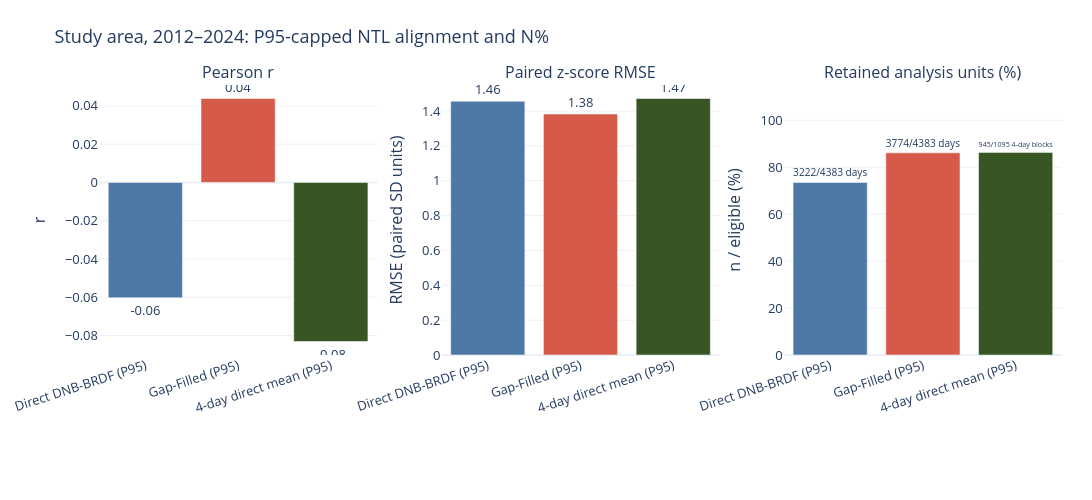

The notebook cell saved with this chart:
### Markdown cell above
### Figure 1A — $r$, RMSE and N%, 2012–2024; NTL capped at P95

The first two denominators are load-available days; the third is complete four-day blocks with all four NGCP days. The metrics use their native clocks, so compare the broad pattern and availability rather than treating a daily $n$ as equivalent to a block $n$. For a common-clock diagnostic, the CSV below also aggregates raw and Gap-Filled daily regional values to the same four-day blocks.

### Code cell
common=pd.DataFrame([
 {'signal':'Direct on common 4-day blocks',**paired_metrics(agg.direct_mean,agg.load_mean,ELIGIBLE_BLOCKS)},
 {'signal':'Gap-Filled on common 4-day blocks',**paired_metrics(agg.gap_mean,agg.load_mean,ELIGIBLE_BLOCKS)},
 {'signal':'Four-day direct regional composite',**paired_metrics(agg.four_day_direct,agg.load_mean,ELIGIBLE_BLOCKS)}])
common.to_csv(OUT/'supplement_fullperiod_common_four_day_clock.csv',index=False)
if GAP_AVAILABLE:
    colors=['#4E79A7','#D65A4A','#375623']
    fig=make_subplots(rows=1,cols=3,subplot_titles=['Pearson r','Paired z-score RMSE','Retained analysis units (%)'])
    for col,field in enumerate(['r','rmse_z','n_pct'],1):
        vals=OPENING[field].to_numpy(float)
        labels=[f'{int(x.n_pairs)}/{int(x.n_possible)} {x.unit}' for x in OPENING.itertuples()]
        fig.add_trace(go.Bar(x=OPENING.signal,y=vals,marker_color=colors,showlegend=False,
                             text=labels if field=='n_pct' else [f'{v:.2f}' if np.isfinite(v) else 'undefined' for v in vals],
                             textposition='outside'),row=1,col=col)
    fig.update_yaxes(title_text='r',row=1,col=1)
    fig.update_yaxes(title_text='RMSE (paired SD units)',row=1,col=2)
    fig.update_yaxes(title_text='n / eligible (%)',range=[0,115],row=1,col=3)
    fig.update_xaxes(tickangle=-18)
    fig.update_layout(template='plotly_white',width=1370,height=500,
                      title='Study area, 2012–2024: P95-capped NTL alignment and N%',
                      margin=dict(l=65,r=30,t=85,b=145),font=dict(color='#233B60'))
    save_fig(fig,'fig_01a_fullperiod_three_signal_metrics')

### Figure 1 — Plotly figure (JSON) as saved in the notebook; plotly's stock layout.template omitted (floating-point values rounded to 4 significant figures)
{"data": [{"marker": {"color": ["#4E79A7", "#D65A4A", "#375623"]}, "showlegend": false, "text": ["-0.06", "0.04", "-0.08"], "textposition": "outside", "type": "bar", "x": ["Direct DNB-BRDF (P95)", "Gap-Filled (P95)", "4-day direct mean (P95)"], "xaxis": "x", "y": [-0.06031, 0.04387, -0.08315], "yaxis": "y"}, {"marker": {"color": ["#4E79A7", "#D65A4A", "#375623"]}, "showlegend": false, "text": ["1.46", "1.38", "1.47"], "textposition": "outside", "type": "bar", "x": ["Direct DNB-BRDF (P95)", "Gap-Filled (P95)", "4-day direct mean (P95)"], "xaxis": "x2", "y": [1.456, 1.383, 1.472], "yaxis": "y2"}, {"marker": {"color": ["#4E79A7", "#D65A4A", "#375623"]}, "showlegend": false, "text": ["3222/4383 days", "3774/4383 days", "945/1095 4-day blocks"], "textposition": "outside", "type": "bar", "x": ["Direct DNB-BRDF (P95)", "Gap-Filled (P95)", "4-day direct mean (P95)"], "xaxis": "x3", "y": [73.51, 86.11, 86.3], "yaxis": "y3"}], "layout": {"annotations": [{"font": {"size": 16}, "showarrow": false, "text": "Pearson r", "x": 0.1444, "xanchor": "center", "xref": "paper", "y": 1, "yanchor": "bottom", "yref": "paper"}, {"font": {"size": 16}, "showarrow": false, "text": "Paired z-score RMSE", "x": 0.5, "xanchor": "center", "xref": "paper", "y": 1, "yanchor": "bottom", "yref": "paper"}, {"font": {"size": 16}, "showarrow": false, "text": "Retained analysis units (%)", "x": 0.8556, "xanchor": "center", "xref": "paper", "y": 1, "yanchor": "bottom", "yref": "paper"}], "font": {"color": "#233B60", "size": 13}, "height": 500, "margin": {"b": 145, "l": 65, "r": 30, "t": 85}, "paper_bgcolor": "rgba(0,0,0,0)", "title": {"text": "Study area, 2012–2024: P95-capped NTL alignment and N%"}, "width": 1370, "xaxis": {"anchor": "y", "domain": [0, 0.2889], "tickangle": -18}, "xaxis2": {"anchor": "y2", "domain": [0.3556, 0.6444], "tickangle": -18}, "xaxis3": {"anchor": "y3", "domain": [0.7111, 1], "tickangle": -18}, "yaxis": {"anchor": "x", "domain": [0, 1], "title": {"text": "r"}}, "yaxis2": {"anchor": "x2", "domain": [0, 1], "title": {"text": "RMSE (paired SD units)"}}, "yaxis3": {"anchor": "x3", "domain": [0, 1], "range": [0, 115], "title": {"text": "n / eligible (%)"}}}}
